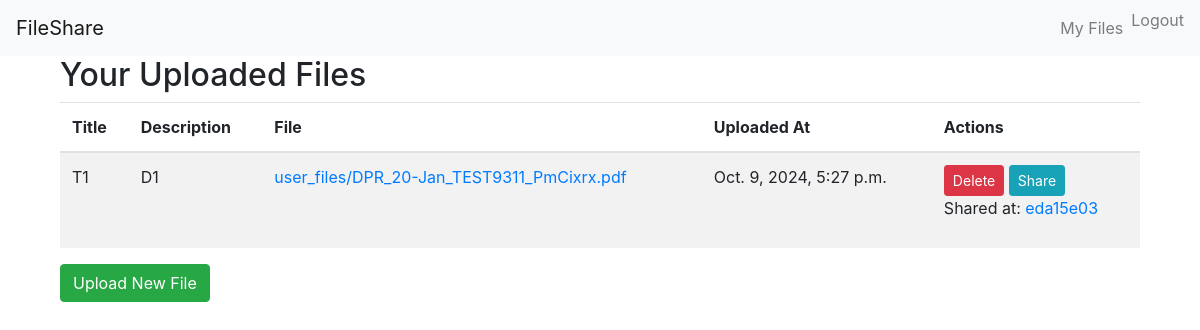
Screenshot of /files/ (signed in) with the database file from the repository.
### fileupload/models.py (models this page shows, shortened)
class File(models.Model):
    user = models.ForeignKey(User, on_delete=models.CASCADE, related_name='files')
    title = models.CharField(max_length=100)
    description = models.TextField()
    uploaded_at = models.DateTimeField(auto_now_add=True)
    uploaded_by = models.ForeignKey(User, on_delete=models.CASCADE, related_name='uploaded_files')
    file = models.FileField(upload_to='user_files/')
    file_type = models.CharField(max_length=50, blank=True, null=True)
    compressed = models.BooleanField(default=False)
    public_url = models.CharField(max_length=100, blank=True, null=True)

### fileupload/views.py (the view)
# urls.py: path('files/', views.file_list, name='file-list'),
@login_required
def file_list(request):
    files = File.objects.filter(user=request.user)
    return render(request, 'fileupload/file_list.html', {'files': files})

### fileupload/templates/fileupload/file_list.html
{% extends "base.html" %}
{% block content %}
    <div class="container">
        <h2>Your Uploaded Files</h2>
        <table class="table table-striped">
            <thead>
                <tr>
                    <th>Title</th>
                    <th>Description</th>
                    <th>File</th>
                    <th>Uploaded At</th>
                    <th>Actions</th>
                </tr>
            </thead>
            <tbody>
                {% for file in files %}
                <tr>
                    <td>{{ file.title }}</td>
                    <td>{{ file.description }}</td>
                    <td><a href="{{ file.file.url }}">{{ file.file.name }}</a></td>
                    <td>{{ file.uploaded_at }}</td>
                    <td>
                        <a href="{% url 'delete-file' file.pk %}" class="btn btn-danger btn-sm">Delete</a>
                        <a href="{% url 'share-file' file.pk %}" class="btn btn-info btn-sm">Share</a>
                        {% if file.public_url %}
                        <p>Shared at: <a href="{% url 'public-file' file.public_url %}">{{ file.public_url }}</a></p>
                        {% endif %}
                    </td>
                </tr>
                {% empty %}
                <tr>
                    <td colspan="5">No files uploaded yet.</td>
                </tr>
                {% endfor %}
            </tbody>
        </table>
        <p><a href="{% url 'upload-file' %}" class="btn btn-success">Upload New File</a></p>
    </div>
{% endblock %}

### rows the page displays
File: title "T1", description "D1", file.name "user_files/DPR_20-Jan_TEST9311_PmCixrx.pdf", uploaded_at "Oct. 9, 2024, 5:27 p.m.", public_url "eda15e03"
